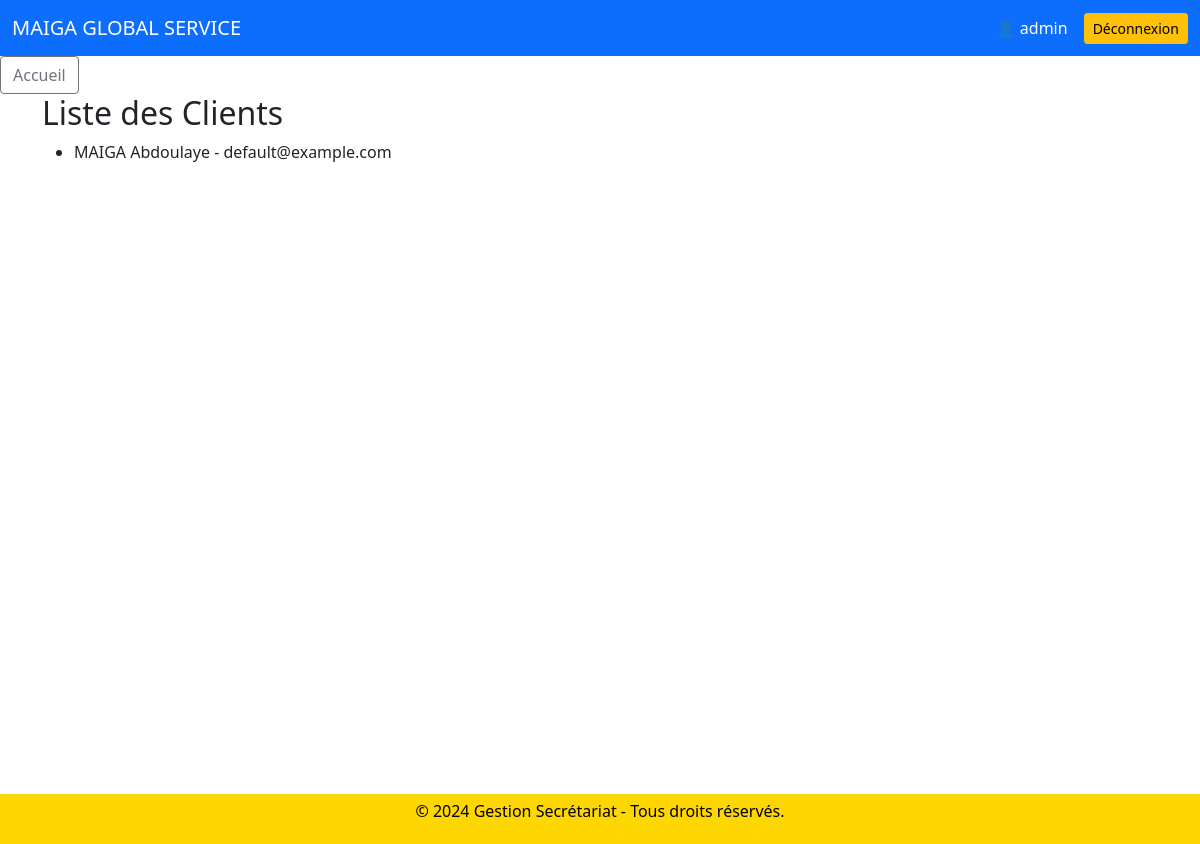
The page /clients/liste/ (signed in) on the database its author committed.
### clients/models.py (models this page shows, shortened)
class Client(models.Model):
    nom = models.CharField(max_length=100)
    prenom = models.CharField(max_length=50, null=True, blank=True)
    email = models.CharField(max_length=255, default="default@example.com")
    telephone = models.CharField(max_length=20)

### clients/views.py (the view)
# urls.py: path('liste/', views.liste_clients, name='liste_clients'),
def liste_clients(request):
    clients = Client.objects.all()
    return render(request, 'clients/liste_clients.html', {'clients': clients})

### clients/templates/clients/liste_clients.html
{% extends 'home/base.html' %}
{% block content %}
<h2>Liste des Clients</h2>
<ul>
    {% for client in clients %}
        <li>{{ client.nom }} {{ client.prenom }} - {{ client.email }}</li>
    {% endfor %}
</ul>
{% endblock %}

### home/templates/home/base.html (shortened to what this page needs)
<!DOCTYPE html>
<html lang="fr">
<head>
    <link href="https://cdn.jsdelivr.net/npm/bootstrap@5.1.0/dist/css/bootstrap.min.css" rel="stylesheet">
    <link href="https://cdnjs.cloudflare.com/ajax/libs/font-awesome/6.0.0/css/all.min.css" rel="stylesheet">
</head>
<body>
    <nav class="navbar navbar-expand-lg navbar-dark bg-primary">
        <div class="container-fluid">
            <a class="navbar-brand" href="{% url 'home' %}">MAIGA GLOBAL SERVICE</a>
            <div class="d-flex align-items-center">
                {% if user.is_authenticated %}
                    <span class="text-white me-3">
                        👤 {{ user.username }}
                    </span>
                    <form method="post" action="{% url 'logout' %}">
                        <button type="submit" class="btn btn-warning btn-sm">
                            Déconnexion
                        </button>
                    </form>
                {% else %}
                    <a href="{% url 'login' %}" class="btn btn-light btn-sm">
                        Connexion
                    </a>
                {% endif %}
            </div>
        </div>
    </nav>
    <a href="{% url 'home' %}" class="btn btn-outline-secondary">Accueil</a>
    <div class="container">
        {% block content %}{% endblock %}
    </div>
    <footer>
        <p>&copy; 2024 Gestion Secrétariat - Tous droits réservés.</p>
    </footer>
</body>
</html>

### home/templates/home/base.html (style rules this page uses)
html, body { height: 100%; margin: 0; }
.container { min-height: calc(100vh - 100px); padding-bottom: 50px; }
footer { height: 50px; background-color: #FFD700; color: black; display: flex; justify-content: center; align-items: center; position: relative; bottom: 0; width: 100%; }

### rows shown on the page
Client: nom "MAIGA", prenom "Abdoulaye", email "default@example.com"

### other values the page prints
{{ user.username }} "admin"
